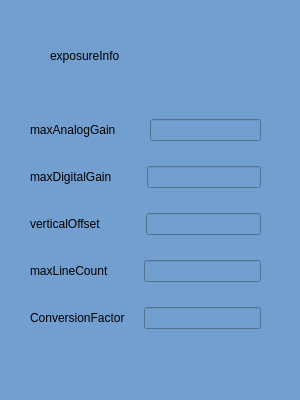
<?xml version="1.0" encoding="UTF-8"?>
<ui version="4.0">
 <class>ExposureControlInfoConfig</class>
 <widget class="QWidget" name="ExposureControlInfoConfig">
  <property name="geometry">
   <rect>
    <x>0</x>
    <y>0</y>
    <width>300</width>
    <height>400</height>
   </rect>
  </property>
  <property name="minimumSize">
   <size>
    <width>300</width>
    <height>400</height>
   </size>
  </property>
  <property name="maximumSize">
   <size>
    <width>300</width>
    <height>400</height>
   </size>
  </property>
  <property name="windowTitle">
   <string>Form</string>
  </property>
  <property name="styleSheet">
   <string notr="true">background-color: rgb(114, 159, 207);</string>
  </property>
  <widget class="QLabel" name="label">
   <property name="geometry">
    <rect>
     <x>50</x>
     <y>20</y>
     <width>201</width>
     <height>71</height>
    </rect>
   </property>
   <property name="styleSheet">
    <string notr="true">font: 28pt &quot;Sans Serif&quot;;</string>
   </property>
   <property name="text">
    <string>exposureInfo</string>
   </property>
  </widget>
  <widget class="QWidget" name="">
   <property name="geometry">
    <rect>
     <x>30</x>
     <y>100</y>
     <width>231</width>
     <height>251</height>
    </rect>
   </property>
   <layout class="QVBoxLayout" name="verticalLayout">
    <item>
     <layout class="QHBoxLayout" name="horizontalLayout" stretch="1,1,4">
      <item>
       <widget class="QLabel" name="label_2">
        <property name="text">
         <string>maxAnalogGain</string>
        </property>
       </widget>
      </item>
      <item>
       <spacer name="horizontalSpacer">
        <property name="orientation">
         <enum>Qt::Horizontal</enum>
        </property>
        <property name="sizeHint" stdset="0">
         <size>
          <width>40</width>
          <height>20</height>
         </size>
        </property>
       </spacer>
      </item>
      <item>
       <widget class="QLineEdit" name="le_maxAnalogGain"/>
      </item>
     </layout>
    </item>
    <item>
     <layout class="QHBoxLayout" name="horizontalLayout_2" stretch="1,1,4">
      <item>
       <widget class="QLabel" name="label_3">
        <property name="text">
         <string>maxDigitalGain</string>
        </property>
       </widget>
      </item>
      <item>
       <spacer name="horizontalSpacer_2">
        <property name="orientation">
         <enum>Qt::Horizontal</enum>
        </property>
        <property name="sizeHint" stdset="0">
         <size>
          <width>40</width>
          <height>20</height>
         </size>
        </property>
       </spacer>
      </item>
      <item>
       <widget class="QLineEdit" name="le_maxDigitalGain"/>
      </item>
     </layout>
    </item>
    <item>
     <layout class="QHBoxLayout" name="horizontalLayout_3" stretch="1,1,3">
      <item>
       <widget class="QLabel" name="label_4">
        <property name="text">
         <string>verticalOffset</string>
        </property>
       </widget>
      </item>
      <item>
       <spacer name="horizontalSpacer_3">
        <property name="orientation">
         <enum>Qt::Horizontal</enum>
        </property>
        <property name="sizeHint" stdset="0">
         <size>
          <width>40</width>
          <height>20</height>
         </size>
        </property>
       </spacer>
      </item>
      <item>
       <widget class="QLineEdit" name="le_verticalOffset"/>
      </item>
     </layout>
    </item>
    <item>
     <layout class="QHBoxLayout" name="horizontalLayout_4" stretch="1,1,4">
      <item>
       <widget class="QLabel" name="label_5">
        <property name="text">
         <string>maxLineCount</string>
        </property>
       </widget>
      </item>
      <item>
       <spacer name="horizontalSpacer_4">
        <property name="orientation">
         <enum>Qt::Horizontal</enum>
        </property>
        <property name="sizeHint" stdset="0">
         <size>
          <width>40</width>
          <height>20</height>
         </size>
        </property>
       </spacer>
      </item>
      <item>
       <widget class="QLineEdit" name="le_maxLineCount"/>
      </item>
     </layout>
    </item>
    <item>
     <layout class="QHBoxLayout" name="horizontalLayout_5" stretch="1,1,9">
      <item>
       <widget class="QLabel" name="label_6">
        <property name="text">
         <string>ConversionFactor</string>
        </property>
       </widget>
      </item>
      <item>
       <spacer name="horizontalSpacer_5">
        <property name="orientation">
         <enum>Qt::Horizontal</enum>
        </property>
        <property name="sizeHint" stdset="0">
         <size>
          <width>40</width>
          <height>20</height>
         </size>
        </property>
       </spacer>
      </item>
      <item>
       <widget class="QLineEdit" name="le_ConversionFactor"/>
      </item>
     </layout>
    </item>
   </layout>
  </widget>
 </widget>
 <resources/>
 <connections/>
</ui>
